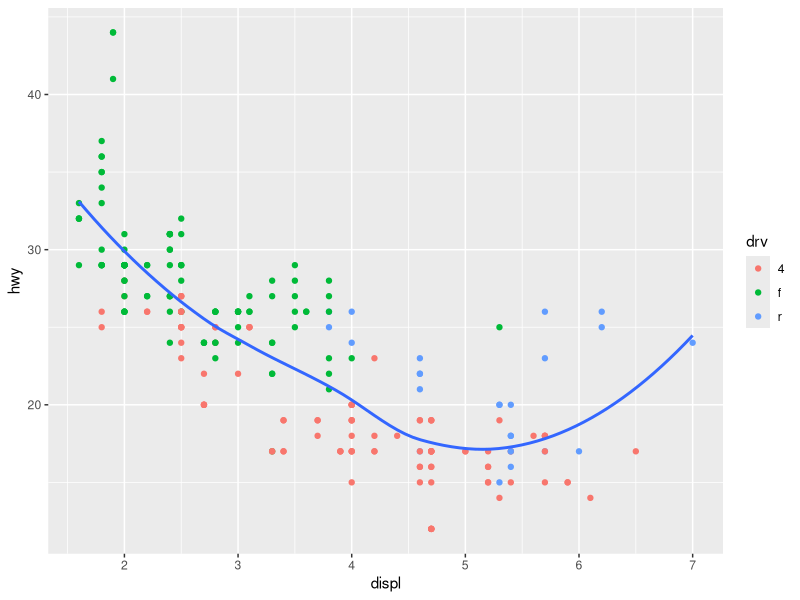

Reproduce this figure in R.
require(MASS)
require(ggplot2)
ggplot(data = mpg,mapping = aes(x = displ,y = hwy))+
  geom_point(mapping = aes(color = drv))+
  geom_smooth(se = FALSE)

